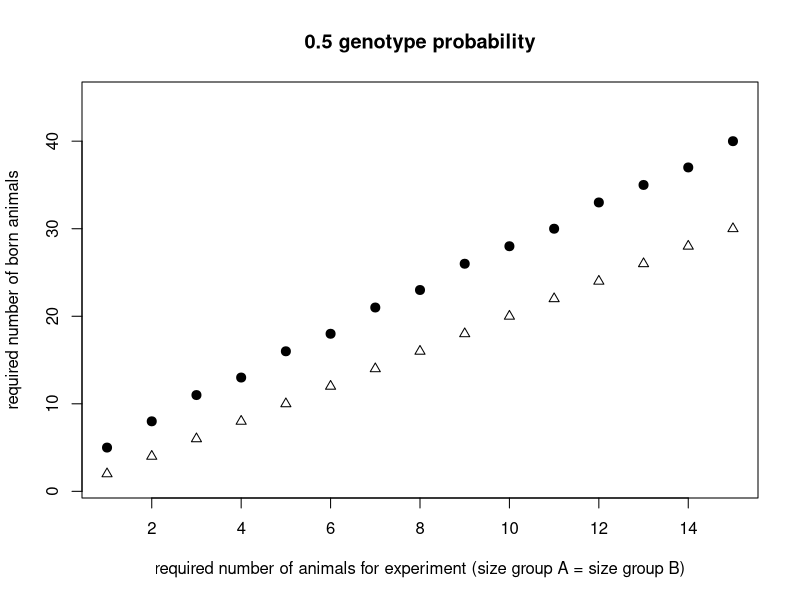
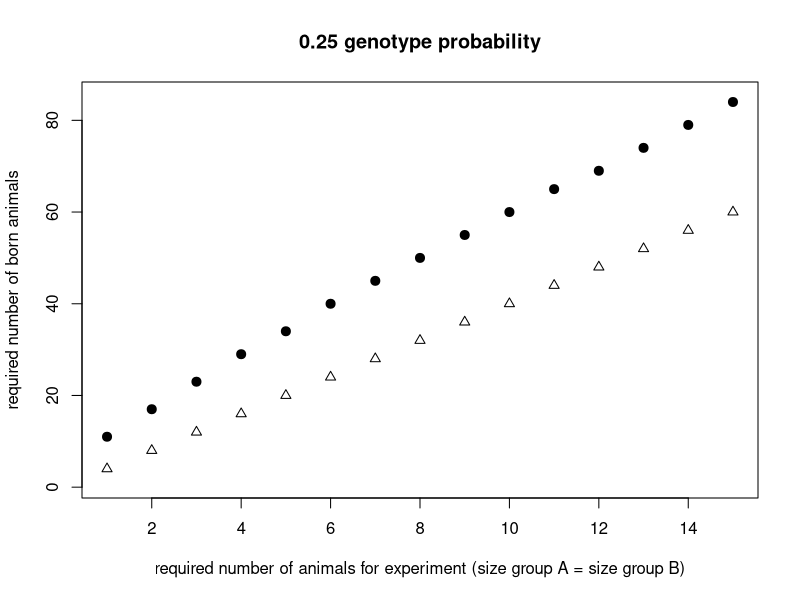
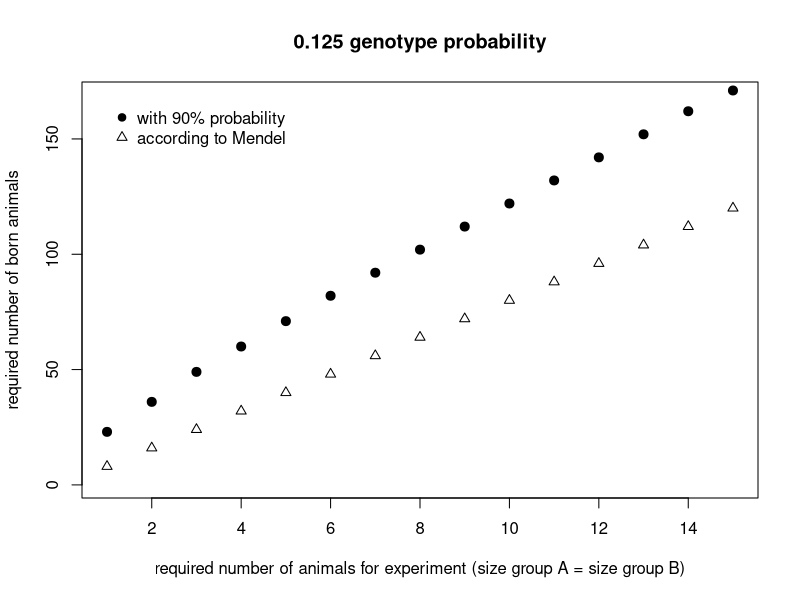
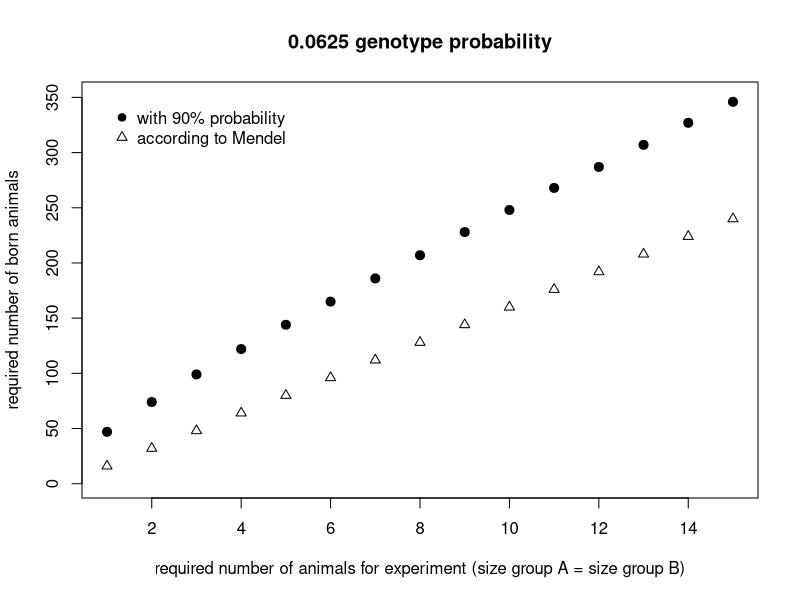
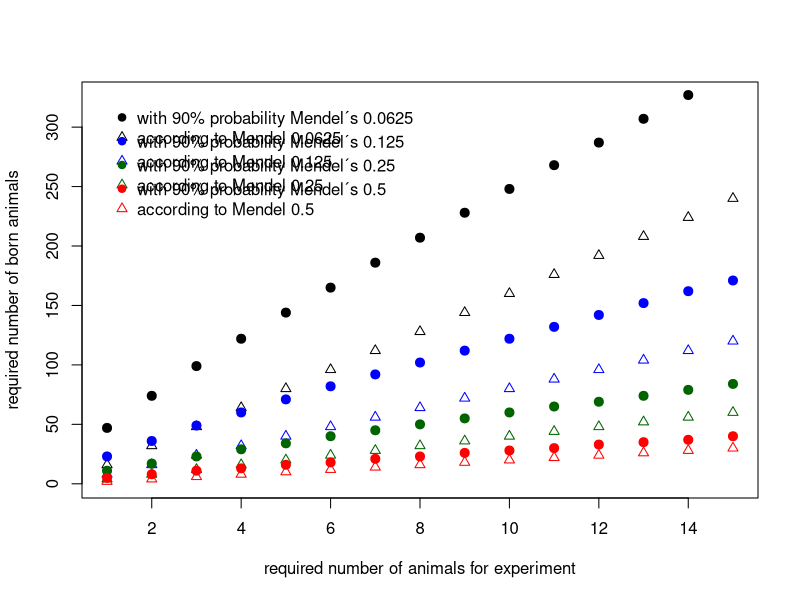

Here is the R script that generated these plots, in order:
###### Mendel 0.5

maxgood = 15

nneeded = function(goodKO,goodWT,ppower=0.9,pgoodKO=0.5,pgoodWT=0.5,Nmax=100){
  prelativ = pgoodKO/(pgoodKO+pgoodWT)
  pgoodtotal = pgoodKO + pgoodWT
  totalgood = goodKO+goodWT
  
  # given k animals that are either KO or WT, calculate the probability that
  # at least <goodWT> WT animals and at least <goodKO> KO animals
  pgoodfromk = function(k){
    # res gives the probability to draw at most k-goodWT knockout animals (left pbionm),
    # but not less than goodKO knockout animals (righgt pbinom)
    res = pbinom(k-goodWT,k,prelativ,lower.tail=T) - pbinom(goodKO-1,k,prelativ,lower.tail = T) 
    return(pmax(res,0))
  }
  
  # psuccess[j] contains the probability of a successful draw, if you produce j animals in total
  psuccess = numeric(Nmax)
  for (j in totalgood:Nmax){
    k = totalgood : Nmax
    psuccess[j] = sum( dbinom(k,j,pgoodtotal) * pgoodfromk(k) )
  }
  
  # find the smallest number of total animals
  # for which the success probability is above the desired threshold
  needed = min(which(psuccess>=ppower))
  return(needed)
}


maxgood = 15
required_power = 0.9
neededmat = matrix(Inf,ncol=maxgood,nrow=maxgood)
for(j in 1:maxgood){
  for(k in 1:maxgood){
    neededmat[j,k] = nneeded(goodKO=j,goodWT=k,ppower=required_power)
  }
}

maxneeded = max(neededmat)



### get data all groups and save it
ALL5 <- neededmat[c(1:15), c(1:15)]
ALL5


### get data equal groups and plot it
EQUAL5 <- c(ALL5[1,1],ALL5[2,2],ALL5[3,3],ALL5[4,4],ALL5[5,5],ALL5[6,6],ALL5[7,7],ALL5[8,8],ALL5[9,9],ALL5[10,10],ALL5[11,11],ALL5[12,12],ALL5[13,13],ALL5[14,14],ALL5[15,15])
EQUAL5

MENDEL5 <- c(1:15)/0.5
MENDEL5
plot(EQUAL5, ylim=c(1,45), ylab = "required number of born animals", xlab = "required number of animals for experiment (size group A = size group B)", main = "0.5 genotype probability", pch = 19, cex = 1.2)
points(MENDEL5, pch = 2)
legend(1,325, legend =c("with 90% probability", "according to Mendel"),pch = c(19, 2), bty = "n")

###### Mendel 0.25

maxgood = 15

nneeded = function(goodKO,goodWT,ppower=0.9,pgoodKO=0.25,pgoodWT=0.25,Nmax=100){
  prelativ = pgoodKO/(pgoodKO+pgoodWT)
  pgoodtotal = pgoodKO + pgoodWT
  totalgood = goodKO+goodWT
  
  # given k animals that are either KO or WT, calculate the probability that
  # at least <goodWT> WT animals and at least <goodKO> KO animals
  pgoodfromk = function(k){
    # res gives the probability to draw at most k-goodWT knockout animals (left pbionm),
    # but not less than goodKO knockout animals (righgt pbinom)
    res = pbinom(k-goodWT,k,prelativ,lower.tail=T) - pbinom(goodKO-1,k,prelativ,lower.tail = T) 
    return(pmax(res,0))
  }
  
  # psuccess[j] contains the probability of a successful draw, if you produce j animals in total
  psuccess = numeric(Nmax)
  for (j in totalgood:Nmax){
    k = totalgood : Nmax
    psuccess[j] = sum( dbinom(k,j,pgoodtotal) * pgoodfromk(k) )
  }
  
  # find the smallest number of total animals
  # for which the success probability is above the desired threshold
  needed = min(which(psuccess>=ppower))
  return(needed)
}


maxgood = 15
required_power = 0.9
neededmat = matrix(Inf,ncol=maxgood,nrow=maxgood)
for(j in 1:maxgood){
  for(k in 1:maxgood){
    neededmat[j,k] = nneeded(goodKO=j,goodWT=k,ppower=required_power)
  }
}

maxneeded = max(neededmat)


### get data all groups and save it
ALL25 <- neededmat[c(1:15), c(1:15)]
ALL25


### get data equal groups and plot it
EQUAL25 <- c(ALL25[1,1],ALL25[2,2],ALL25[3,3],ALL25[4,4],ALL25[5,5],ALL25[6,6],ALL25[7,7],ALL25[8,8],ALL25[9,9],ALL25[10,10],ALL25[11,11],ALL25[12,12],ALL25[13,13],ALL25[14,14],ALL25[15,15])
EQUAL25

MENDEL25 <- c(1:15)/0.25
MENDEL25
plot(EQUAL25, ylim=c(1,85), ylab = "required number of born animals", xlab = "required number of animals for experiment (size group A = size group B)", main = "0.25 genotype probability", pch = 19, cex = 1.2)
points(MENDEL25, pch = 2)
legend(1,325, legend =c("with 90% probability", "according to Mendel"),pch = c(19, 2), bty = "n")

###### Mendel 0.125

maxgood = 15

nneeded = function(goodKO,goodWT,ppower=0.9,pgoodKO=0.125,pgoodWT=0.125,Nmax=500){
  prelativ = pgoodKO/(pgoodKO+pgoodWT)
  pgoodtotal = pgoodKO + pgoodWT
  totalgood = goodKO+goodWT
  
  # given k animals that are either KO or WT, calculate the probability that
  # at least <goodWT> WT animals and at least <goodKO> KO animals
  pgoodfromk = function(k){
    # res gives the probability to draw at most k-goodWT knockout animals (left pbionm),
    # but not less than goodKO knockout animals (righgt pbinom)
    res = pbinom(k-goodWT,k,prelativ,lower.tail=T) - pbinom(goodKO-1,k,prelativ,lower.tail = T) 
    return(pmax(res,0))
  }
  
  # psuccess[j] contains the probability of a successful draw, if you produce j animals in total
  psuccess = numeric(Nmax)
  for (j in totalgood:Nmax){
    k = totalgood : Nmax
    psuccess[j] = sum( dbinom(k,j,pgoodtotal) * pgoodfromk(k) )
  }
  
  # find the smallest number of total animals
  # for which the success probability is above the desired threshold
  needed = min(which(psuccess>=ppower))
  return(needed)
}


maxgood = 15
required_power = 0.9
neededmat = matrix(Inf,ncol=maxgood,nrow=maxgood)
for(j in 1:maxgood){
  for(k in 1:maxgood){
    neededmat[j,k] = nneeded(goodKO=j,goodWT=k,ppower=required_power)
  }
}

maxneeded = max(neededmat)



### get data all groups and save it
ALL125 <- neededmat[c(1:15), c(1:15)]
ALL125


### get data equal groups and plot it
EQUAL125 <- c(ALL125[1,1],ALL125[2,2],ALL125[3,3],ALL125[4,4],ALL125[5,5],ALL125[6,6],ALL125[7,7],ALL125[8,8],ALL125[9,9],ALL125[10,10],ALL125[11,11],ALL125[12,12],ALL125[13,13],ALL125[14,14],ALL125[15,15])
EQUAL125

MENDEL125 <- c(1:15)/0.125
MENDEL125
plot(EQUAL125, ylim=c(1,168), ylab = "required number of born animals", xlab = "required number of animals for experiment (size group A = size group B)", main = "0.125 genotype probability", pch = 19, cex = 1.2)
points(MENDEL125, pch = 2)
legend(1,168, legend =c("with 90% probability", "according to Mendel"),pch = c(19, 2), bty = "n")

###### Mendel 0.0625

maxgood = 15

nneeded = function(goodKO,goodWT,ppower=0.9,pgoodKO=0.0625,pgoodWT=0.0625,Nmax=500){
  prelativ = pgoodKO/(pgoodKO+pgoodWT)
  pgoodtotal = pgoodKO + pgoodWT
  totalgood = goodKO+goodWT
  
  # given k animals that are either KO or WT, calculate the probability that
  # at least <goodWT> WT animals and at least <goodKO> KO animals
  pgoodfromk = function(k){
    # res gives the probability to draw at most k-goodWT knockout animals (left pbionm),
    # but not less than goodKO knockout animals (righgt pbinom)
    res = pbinom(k-goodWT,k,prelativ,lower.tail=T) - pbinom(goodKO-1,k,prelativ,lower.tail = T) 
    return(pmax(res,0))
  }
  
  # psuccess[j] contains the probability of a successful draw, if you produce j animals in total
  psuccess = numeric(Nmax)
  for (j in totalgood:Nmax){
    k = totalgood : Nmax
    psuccess[j] = sum( dbinom(k,j,pgoodtotal) * pgoodfromk(k) )
  }
  
  # find the smallest number of total animals
  # for which the success probability is above the desired threshold
  needed = min(which(psuccess>=ppower))
  return(needed)
}


maxgood = 15
required_power = 0.9
neededmat = matrix(Inf,ncol=maxgood,nrow=maxgood)
for(j in 1:maxgood){
  for(k in 1:maxgood){
    neededmat[j,k] = nneeded(goodKO=j,goodWT=k,ppower=required_power)
  }
}

maxneeded = max(neededmat)


### get data all groups and save it
ALL0625 <- neededmat[c(1:15), c(1:15)]
ALL0625


### get data equal groups and plot it
EQUAL0625 <- c(ALL0625[1,1],ALL0625[2,2],ALL0625[3,3],ALL0625[4,4],ALL0625[5,5],ALL0625[6,6],ALL0625[7,7],ALL0625[8,8],ALL0625[9,9],ALL0625[10,10],ALL0625[11,11],ALL0625[12,12],ALL0625[13,13],ALL0625[14,14],ALL0625[15,15])
EQUAL0625

MENDEL0625 <- c(1:15)/0.0625
MENDEL0625
plot(EQUAL0625, ylim=c(1,350), ylab = "required number of born animals", xlab = "required number of animals for experiment (size group A = size group B)", main = "0.0625 genotype probability", pch = 19, cex = 1.2)
points(MENDEL0625, pch = 2)
legend(1,350, legend =c("with 90% probability", "according to Mendel"),pch = c(19, 2), bty = "n")

##### now all in one plot
##0625
plot(EQUAL0625, ylim = c(1,325), ylab = "required number of born animals", xlab = "required number of animals for experiment", pch = 19, cex = 1.2)
points(c(1:15), (c(1:15))*16, pch = 2)
legend(1,325, legend =c("with 90% probability Mendel´s 0.0625", "according to Mendel 0.0625"),pch = c(19, 2), bty = "n")

###125
points(EQUAL125, ylab = "required number of born animals", xlab = "required number of animals for experiment", pch = 19, cex = 1.2, col = "blue")
points(c(1:15), (c(1:15))*8, pch = 2, col = "blue")
legend(1,305, legend =c("with 90% probability Mendel´s 0.125", "according to Mendel 0.125"),pch = c(19, 2), bty = "n", col = "blue")

###25
points(EQUAL25, ylab = "required number of born animals", xlab = "required number of animals for experiment", pch = 19, cex = 1.2, col = "darkgreen")
points(c(1:15), (c(1:15))*4, pch = 2, col = "darkgreen")
legend(1,285, legend =c("with 90% probability Mendel´s 0.25", "according to Mendel 0.25"),pch = c(19, 2), bty = "n", col = "darkgreen")

###5
points(EQUAL5, ylab = "required number of born animals", xlab = "required number of animals for experiment", pch = 19, cex = 1.2, col = "red")
points(c(1:15), (c(1:15))*2, pch = 2, col = "red")
legend(1,265, legend =c("with 90% probability Mendel´s 0.5", "according to Mendel 0.5"),pch = c(19, 2), bty = "n", col = "red")
